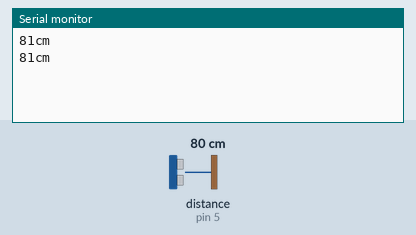
Simulated run of this sketch. Board: Arduino Uno, built with avr-gcc and run on an emulated ATmega328P. On the bench: the last lines printed to the serial monitor. The inputs (shaded band) are chosen by the test bench; at power-on: distance to the obstacle (sensor on pin 5) 80 cm. The echo pulse lasts 58.3 µs per cm.

Above: at 2.8 s.
2.9 s: distance to the obstacle (sensor on pin 5) set to 2 cm
At 3.8 s:
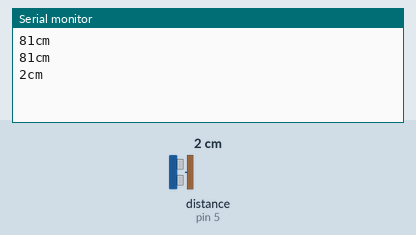
4.4 s: distance to the obstacle (sensor on pin 5) set to 4 cm
At 5.4 s:
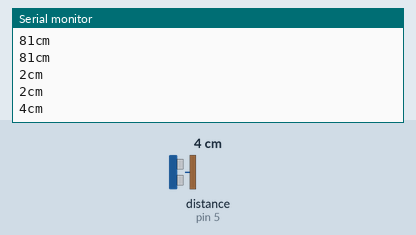
Timing chart, 0 to 7.4 s (numbered marks = the images above; inputs shaded):
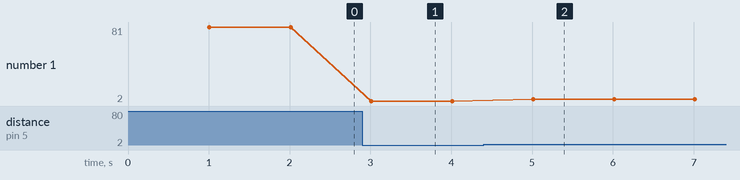

Measured:
- after the input at 2.9 s, the serial monitor: prints a new line after 0.11 s (image 1)
- after the input at 4.4 s, the serial monitor: prints a new line after 0.61 s (image 2)
- plotted number 1: 81 → 2 after the input at 2.9 s, 2 → 4 after the input at 4.4 s

The sketch:

4_Ultrasonic_DHT11.ino
```cpp
#include <NewPing.h>

#define TRIGGER_PIN 17
#define ECHO_PIN 5
#define MAX_DISTANCE 200

NewPing sonar(TRIGGER_PIN, ECHO_PIN, MAX_DISTANCE);

void setup() {
   Serial.begin(115200);
}

void loop() {
   delay(1000);

   Serial.print(sonar.ping_cm());// distancia del sonar como max MAX_DISTANCE
   Serial.println("cm");
}
```
